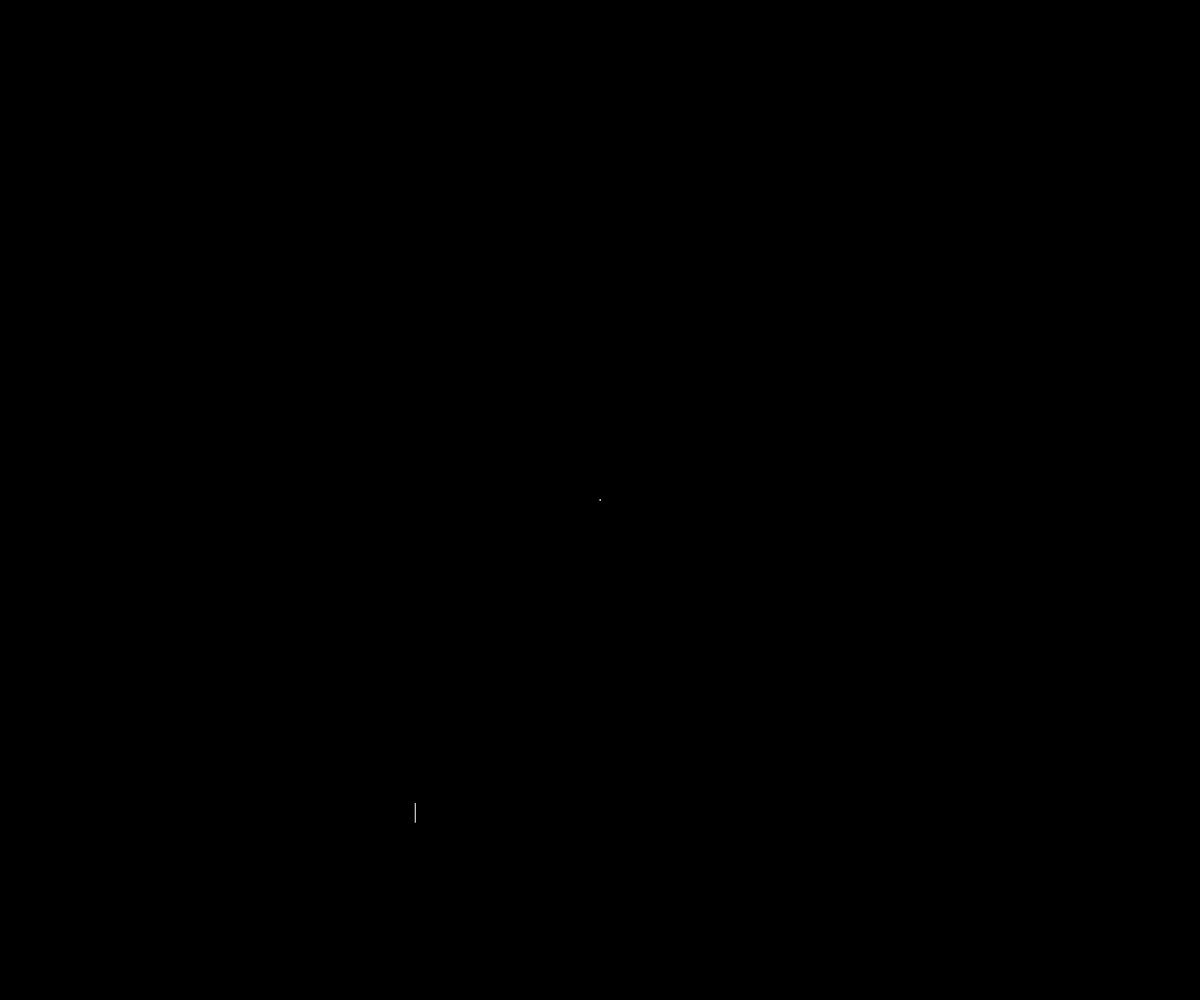
Frame 1 (no input)
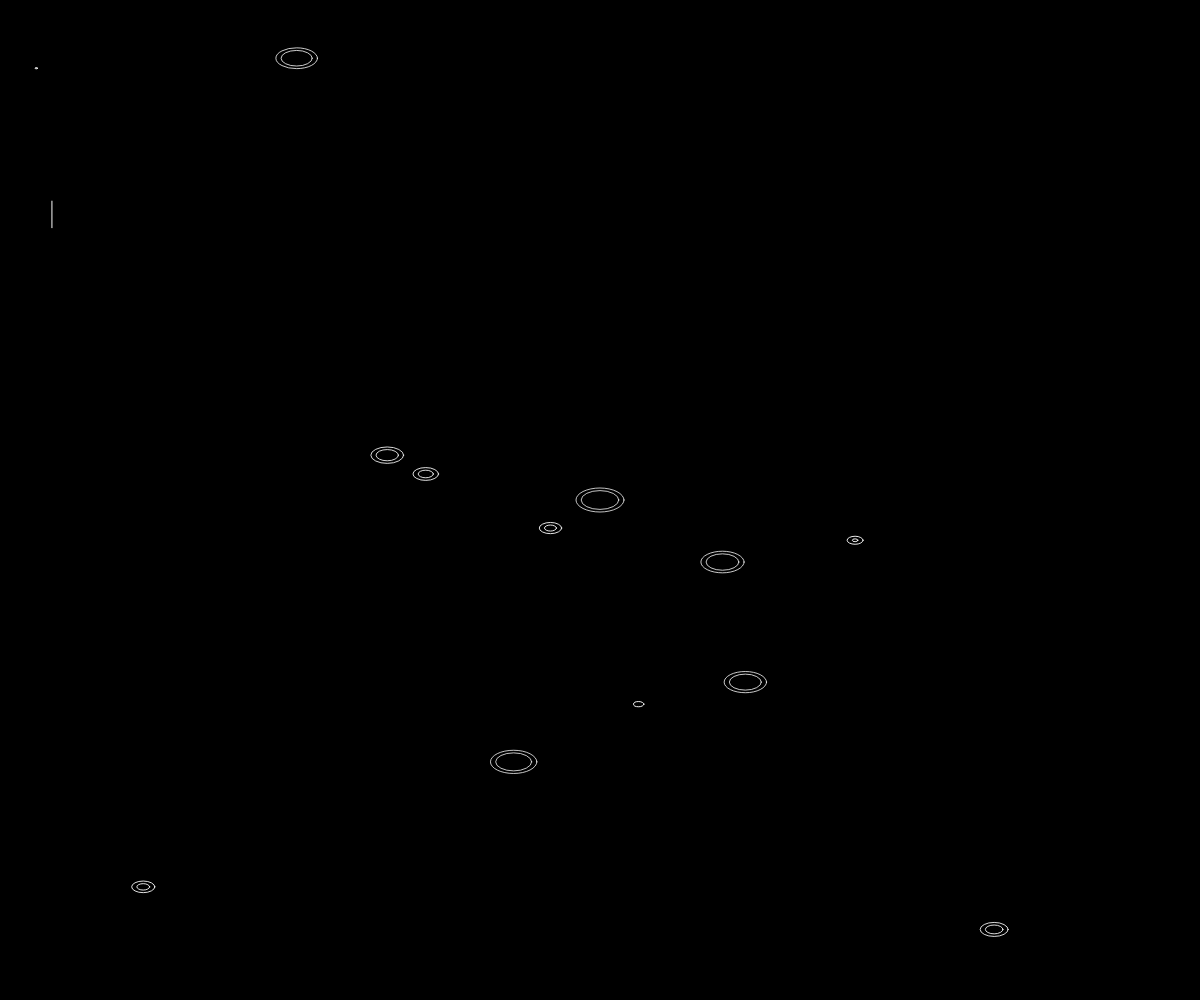
Frame 60 (no input)
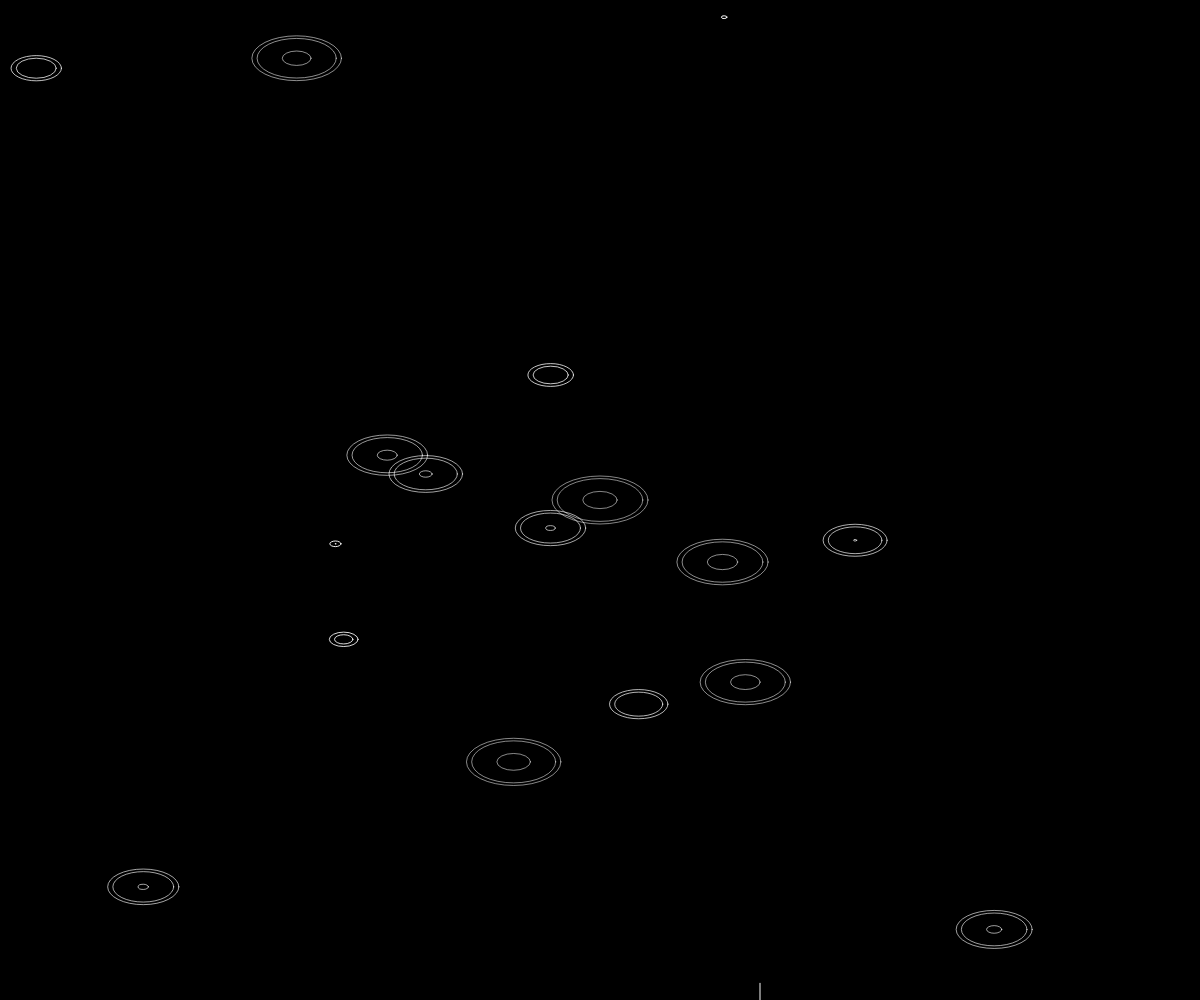
Frame 120 (the mouse pressed at the canvas centre since frame 60)

The p5.js sketch that drew these frames (run headless with seeded random() and noise() and a simulated clock; from frame 60 on, the mouse is pressed at the canvas centre):

// p5.js sketch
// ── sketch.js
let d
let rain = []
function setup() {
	createCanvas(windowWidth, windowHeight)
	colorMode(RGB, 255, 255, 255, 1);
	rain.push( new Drop(width/2, height/2))
}

function draw() {
	background(0)
	if(random() < 0.1){
		rain.push( new Drop(random(width), random(height)))
	}
	
	rain.forEach((d, i)=>{
		d.update()
		d.display()
		if(d.opacity < 0){
			rain.splice(i, 1)
		}
	})
}
// HELPER STUFF:

function windowResized() {
    resizeCanvas(windowWidth, windowHeight);
}
// ── drop.js
class Drop {
	constructor(_x, _y) {
		this.pos = createVector(_x, _y)
		this.radius = [0]
		this.trigger = true
		this.timer = 0
		this.opacity = 1
	}

	update() {		
		for(let i = 0; i < this.radius.length; i++){
			this.radius[i] += 0.4
		}
		this.opacity = this.radius[0]*-0.01 + 1
		//console.log(this.opacity)
		
		if((this.timer*-0.003 + 1) > random()){
			let cyclePosition = sin(this.timer*0.1)
			
			if(cyclePosition > 0.9 && this.trigger){
				this.radius.push(0)
				this.trigger = false
			}
			if(cyclePosition < 0){
				this.trigger = true
			}
		}
		this.timer++
		
		//console.log((this.timer*-0.003 + 1) > random())
	}

	display() {
		this.radius.forEach((r) => {
			stroke(255, this.opacity)
			noFill()
			ellipse(this.pos.x, this.pos.y, r * 2, r)
		})
		if((this.timer*-0.03 + 1) > random()){
			let randomX = random(width)
			let randomY = random(height)
			let randomL = random(10, 40)
			line(randomX, randomY, randomX, randomY+randomL);
		}
	}
}
